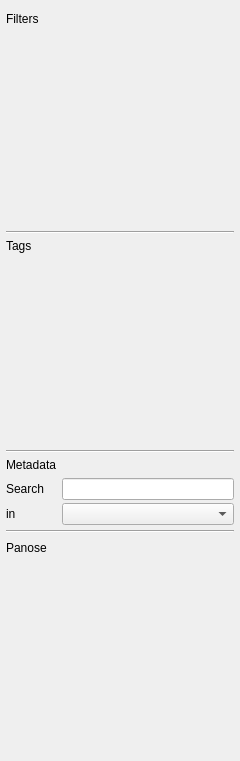
<?xml version="1.0" encoding="UTF-8"?>
<ui version="4.0">
 <class>FilterBar</class>
 <widget class="QWidget" name="FilterBar">
  <property name="geometry">
   <rect>
    <x>0</x>
    <y>0</y>
    <width>240</width>
    <height>761</height>
   </rect>
  </property>
  <property name="windowTitle">
   <string>Form</string>
  </property>
  <layout class="QGridLayout" name="gridLayout_8">
   <property name="margin">
    <number>6</number>
   </property>
   <property name="spacing">
    <number>2</number>
   </property>
   <item row="14" column="0">
    <spacer name="verticalSpacer">
     <property name="orientation">
      <enum>Qt::Vertical</enum>
     </property>
     <property name="sizeHint" stdset="0">
      <size>
       <width>20</width>
       <height>40</height>
      </size>
     </property>
    </spacer>
   </item>
   <item row="7" column="0">
    <layout class="QVBoxLayout" name="verticalLayout_5">
     <property name="spacing">
      <number>0</number>
     </property>
     <property name="topMargin">
      <number>3</number>
     </property>
     <item>
      <layout class="QHBoxLayout" name="horizontalLayout_5">
       <item>
        <widget class="OpenCloseArrow" name="filtersArrow">
         <property name="text">
          <string>Filters</string>
         </property>
        </widget>
       </item>
       <item>
        <spacer name="horizontalSpacer_5">
         <property name="orientation">
          <enum>Qt::Horizontal</enum>
         </property>
         <property name="sizeHint" stdset="0">
          <size>
           <width>40</width>
           <height>20</height>
          </size>
         </property>
        </spacer>
       </item>
      </layout>
     </item>
     <item>
      <widget class="QWidget" name="filtersBox" native="true">
       <layout class="QGridLayout" name="gridLayout_2">
        <property name="margin">
         <number>0</number>
        </property>
        <property name="spacing">
         <number>0</number>
        </property>
        <item row="0" column="0">
         <widget class="QScrollArea" name="scrollArea">
          <property name="frameShape">
           <enum>QFrame::NoFrame</enum>
          </property>
          <property name="widgetResizable">
           <bool>true</bool>
          </property>
          <widget class="QWidget" name="scrollAreaWidgetContents">
           <property name="geometry">
            <rect>
             <x>0</x>
             <y>0</y>
             <width>226</width>
             <height>172</height>
            </rect>
           </property>
           <property name="sizePolicy">
            <sizepolicy hsizetype="Preferred" vsizetype="Expanding">
             <horstretch>0</horstretch>
             <verstretch>0</verstretch>
            </sizepolicy>
           </property>
           <layout class="QGridLayout" name="gridLayout">
            <property name="margin">
             <number>0</number>
            </property>
            <item row="0" column="0">
             <layout class="QVBoxLayout" name="filtersLayout">
              <property name="spacing">
               <number>0</number>
              </property>
             </layout>
            </item>
            <item row="1" column="0">
             <spacer name="verticalSpacer_2">
              <property name="orientation">
               <enum>Qt::Vertical</enum>
              </property>
              <property name="sizeHint" stdset="0">
               <size>
                <width>20</width>
                <height>200</height>
               </size>
              </property>
             </spacer>
            </item>
           </layout>
          </widget>
         </widget>
        </item>
       </layout>
      </widget>
     </item>
    </layout>
   </item>
   <item row="9" column="0">
    <layout class="QVBoxLayout" name="verticalLayout">
     <property name="spacing">
      <number>0</number>
     </property>
     <item>
      <layout class="QHBoxLayout" name="horizontalLayout">
       <item>
        <widget class="OpenCloseArrow" name="tagsArrow">
         <property name="text">
          <string>Tags</string>
         </property>
        </widget>
       </item>
       <item>
        <spacer name="horizontalSpacer">
         <property name="orientation">
          <enum>Qt::Horizontal</enum>
         </property>
         <property name="sizeHint" stdset="0">
          <size>
           <width>40</width>
           <height>20</height>
          </size>
         </property>
        </spacer>
       </item>
      </layout>
     </item>
     <item>
      <widget class="QWidget" name="tagsBox" native="true">
       <layout class="QGridLayout" name="gridLayout_5">
        <property name="margin">
         <number>0</number>
        </property>
        <property name="spacing">
         <number>0</number>
        </property>
        <item row="0" column="0">
         <widget class="TagListView" name="tagsView">
          <property name="palette">
           <palette>
            <active>
             <colorrole role="Base">
              <brush brushstyle="SolidPattern">
               <color alpha="0">
                <red>255</red>
                <green>255</green>
                <blue>255</blue>
               </color>
              </brush>
             </colorrole>
            </active>
            <inactive>
             <colorrole role="Base">
              <brush brushstyle="SolidPattern">
               <color alpha="0">
                <red>255</red>
                <green>255</green>
                <blue>255</blue>
               </color>
              </brush>
             </colorrole>
            </inactive>
            <disabled>
             <colorrole role="Base">
              <brush brushstyle="SolidPattern">
               <color alpha="255">
                <red>212</red>
                <green>208</green>
                <blue>200</blue>
               </color>
              </brush>
             </colorrole>
            </disabled>
           </palette>
          </property>
          <property name="focusPolicy">
           <enum>Qt::NoFocus</enum>
          </property>
          <property name="autoFillBackground">
           <bool>false</bool>
          </property>
          <property name="frameShape">
           <enum>QFrame::NoFrame</enum>
          </property>
          <property name="frameShadow">
           <enum>QFrame::Plain</enum>
          </property>
          <property name="horizontalScrollBarPolicy">
           <enum>Qt::ScrollBarAlwaysOff</enum>
          </property>
          <property name="autoScroll">
           <bool>false</bool>
          </property>
          <property name="editTriggers">
           <set>QAbstractItemView::DoubleClicked</set>
          </property>
          <property name="selectionMode">
           <enum>QAbstractItemView::NoSelection</enum>
          </property>
          <property name="movement">
           <enum>QListView::Static</enum>
          </property>
          <property name="resizeMode">
           <enum>QListView::Adjust</enum>
          </property>
          <property name="viewMode">
           <enum>QListView::ListMode</enum>
          </property>
          <property name="modelColumn">
           <number>0</number>
          </property>
          <property name="selectionRectVisible">
           <bool>false</bool>
          </property>
         </widget>
        </item>
       </layout>
      </widget>
     </item>
    </layout>
   </item>
   <item row="8" column="0">
    <widget class="Line" name="line_2">
     <property name="orientation">
      <enum>Qt::Horizontal</enum>
     </property>
    </widget>
   </item>
   <item row="11" column="0">
    <layout class="QVBoxLayout" name="verticalLayout_3">
     <property name="spacing">
      <number>0</number>
     </property>
     <item>
      <layout class="QHBoxLayout" name="horizontalLayout_3">
       <item>
        <widget class="OpenCloseArrow" name="metadataArrow">
         <property name="text">
          <string>Metadata</string>
         </property>
        </widget>
       </item>
       <item>
        <spacer name="horizontalSpacer_2">
         <property name="orientation">
          <enum>Qt::Horizontal</enum>
         </property>
         <property name="sizeHint" stdset="0">
          <size>
           <width>40</width>
           <height>20</height>
          </size>
         </property>
        </spacer>
       </item>
      </layout>
     </item>
     <item>
      <widget class="QWidget" name="metadataBox" native="true">
       <layout class="QGridLayout" name="gridLayout_4">
        <property name="margin">
         <number>0</number>
        </property>
        <property name="spacing">
         <number>0</number>
        </property>
        <item row="0" column="0">
         <layout class="QVBoxLayout" name="verticalLayout_2">
          <property name="spacing">
           <number>3</number>
          </property>
          <property name="topMargin">
           <number>3</number>
          </property>
          <property name="bottomMargin">
           <number>3</number>
          </property>
          <item>
           <layout class="QHBoxLayout" name="horizontalLayout_6">
            <property name="topMargin">
             <number>0</number>
            </property>
            <item>
             <widget class="QLabel" name="label_2">
              <property name="text">
               <string>Search</string>
              </property>
             </widget>
            </item>
            <item>
             <widget class="QLineEdit" name="metadataLineEdit">
              <property name="sizePolicy">
               <sizepolicy hsizetype="Fixed" vsizetype="Fixed">
                <horstretch>0</horstretch>
                <verstretch>0</verstretch>
               </sizepolicy>
              </property>
              <property name="minimumSize">
               <size>
                <width>172</width>
                <height>0</height>
               </size>
              </property>
             </widget>
            </item>
           </layout>
          </item>
          <item>
           <layout class="QHBoxLayout" name="horizontalLayout_2">
            <property name="topMargin">
             <number>0</number>
            </property>
            <item>
             <widget class="QLabel" name="label">
              <property name="text">
               <string>in</string>
              </property>
             </widget>
            </item>
            <item>
             <widget class="QComboBox" name="fieldCombo">
              <property name="sizePolicy">
               <sizepolicy hsizetype="Fixed" vsizetype="Fixed">
                <horstretch>0</horstretch>
                <verstretch>0</verstretch>
               </sizepolicy>
              </property>
              <property name="minimumSize">
               <size>
                <width>172</width>
                <height>0</height>
               </size>
              </property>
             </widget>
            </item>
           </layout>
          </item>
         </layout>
        </item>
       </layout>
      </widget>
     </item>
    </layout>
   </item>
   <item row="13" column="0">
    <layout class="QVBoxLayout" name="verticalLayout_4">
     <property name="spacing">
      <number>0</number>
     </property>
     <property name="topMargin">
      <number>3</number>
     </property>
     <property name="bottomMargin">
      <number>3</number>
     </property>
     <item>
      <layout class="QHBoxLayout" name="horizontalLayout_4">
       <item>
        <widget class="OpenCloseArrow" name="panoseArrow">
         <property name="text">
          <string>Panose</string>
         </property>
        </widget>
       </item>
       <item>
        <spacer name="horizontalSpacer_4">
         <property name="orientation">
          <enum>Qt::Horizontal</enum>
         </property>
         <property name="sizeHint" stdset="0">
          <size>
           <width>40</width>
           <height>20</height>
          </size>
         </property>
        </spacer>
       </item>
      </layout>
     </item>
     <item>
      <widget class="QWidget" name="panoseBox" native="true">
       <layout class="QGridLayout" name="gridLayout_3">
        <property name="margin">
         <number>0</number>
        </property>
        <property name="spacing">
         <number>0</number>
        </property>
        <item row="0" column="0">
         <widget class="PanoseWidget" name="panoseWidget" native="true"/>
        </item>
       </layout>
      </widget>
     </item>
    </layout>
   </item>
   <item row="10" column="0">
    <widget class="Line" name="line_3">
     <property name="orientation">
      <enum>Qt::Horizontal</enum>
     </property>
    </widget>
   </item>
   <item row="12" column="0">
    <widget class="Line" name="line_4">
     <property name="orientation">
      <enum>Qt::Horizontal</enum>
     </property>
    </widget>
   </item>
  </layout>
 </widget>
 <customwidgets>
  <customwidget>
   <class>PanoseWidget</class>
   <extends>QWidget</extends>
   <header>panosewidget.h</header>
   <container>1</container>
  </customwidget>
  <customwidget>
   <class>OpenCloseArrow</class>
   <extends>QLabel</extends>
   <header>openclosearrow.h</header>
  </customwidget>
  <customwidget>
   <class>TagListView</class>
   <extends>QListView</extends>
   <header>filterbar.h</header>
  </customwidget>
 </customwidgets>
 <resources/>
 <connections/>
</ui>
